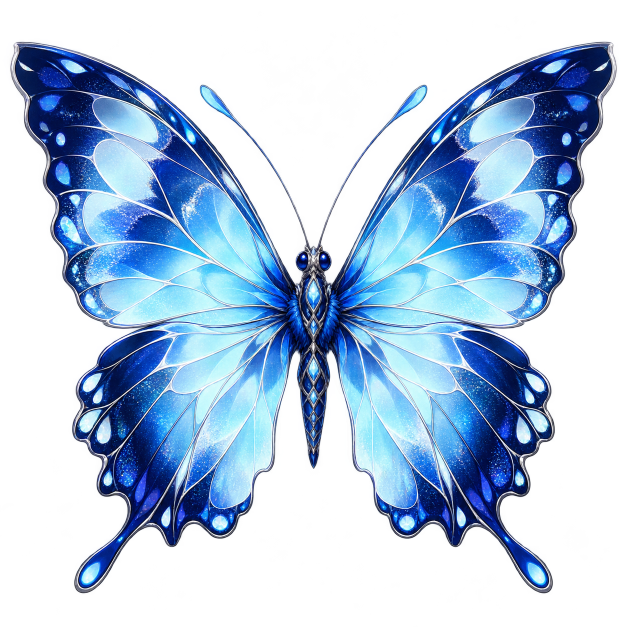
#> input picture art/fx_src/butterfly_open.png, 1254 x 1254 px, given in place of 209.webp, which was not available (shown at 1/2 size)
$ python skill_pile_preview.py ../../art/fx_src ../../art/fx_src/dark_hour_coffin.png
#> lines starting #> are read from the running program, lines starting #| are printed output that depends on the picture; after the words box and inside, x2 and y2 are one past the last pixel; in counts of white or black regions, pixels touching at a corner belong together; pictures that were not available may be replaced by others from this repository, and a replacement may not be noted
"""消耗堆的离线预览，60fps：牌堆本身和抽牌堆 / 牌组 / 弃牌堆一样（标题 + 段标题 + 牌网格），背景、人物和入场动画用原版营地 SKILL 页。
python3 tools/p3r/skill_pile_preview.py <scratch>   （先用 hero_render 渲好 <scratch>/skill/start/color_NNNN.png：CampSkillStart + Skill 页偏移，0.5 帧一张）
原版画面（参考视频 ref3 53.67–54.17s）：左边白底（原版放队伍条 → 这里放牌堆），中右一大块斜切的蓝色水面面板，右下白三角；
结城理倒挂在蓝面板左缘、手里举着召唤器（3D 道具，原版灰色平涂材质），外套实心深蓝（不透水），白衬衫、蓝头发。
原版数据：DT_CampParamSkill —— 白板 10 帧 CurveUp1、标题 10 帧 CurveUp1、列表 10 帧 CurveUp1、队伍条 6 帧 CurveUp3 每条间隔 1 帧（→ 牌依次滑入）、
人物 Silhouette 等 23 帧后 10 帧 CurveUp1 偏移 (10, 170)；InDist -100。DT_CampCameraTable 的 Skill 行（人物 x +6.87cm、偏航 -2°）已在渲染里。
"""
import sys, os, math
import numpy as np
from PIL import Image, ImageDraw, ImageFont, ImageFilter

S = sys.argv[1]
R = 'research/p3r_camp/'
W, H, FPS = 1920, 1080, 60
OUT = S + '/skill_pile'
os.makedirs(OUT + '/frames', exist_ok=True)
CJ = '/usr/share/fonts/truetype/wqy/wqy-zenhei.ttc'
BARLOW = 'mod/pck_stage/p3makoto/fonts/BarlowCondensed-900Italic.ttf'
TICK = 1 / 30
P = dict(siro=(10, 0, 1), title=(10, 0, 1), lst=(10, 0, 1), sil=(10, 23, 1))
SIL_TO = (10, 170)
HERO_DX = -225                                 # 原版位置（原版截图量：头中心 0.56 宽、手和召唤器 0.47 宽）
CAPTURE = np.array([0.0, 42 / 255, 108 / 255])         # 原版 DT_CampParamCommon.HeroCaptureBgColor
SHADOW = (np.array([0.47, 0.51, 0.59]), 0.6, (-22, 16))   # 人物投在白底上的灰影：同 COMMU（Shaders.HeroShadow：颜色、不透明度、偏移）


def up(n, x): x = min(max(x, 0.0), 1.0); return 1 - (1 - x) ** (n + 1)
def prog(key, t): fr, wait, n = P[key]; return up(n, (t / TICK - wait) / fr)
def out_expo(x): return 1 if x >= 1 else 1 - 2 ** (-10 * x)


# ── 背景：战斗画面套营地曲线的水下蓝（同 COMMU / ITEM）──
game = np.asarray(Image.open(S + '/../images/209.webp').convert('RGB').resize((W, H))).astype(float) / 255
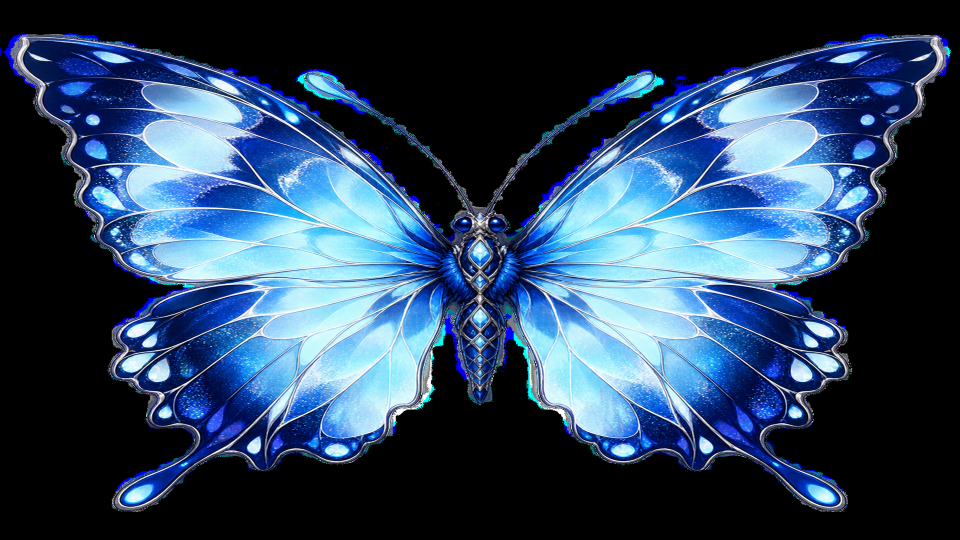
#> game: shape (1080, 1920, 3) float64 (shown at 1/2 size); mean R, G, B 0.177, 0.267, 0.372
l = (game ** 2.2) @ np.array([0.2126, 0.7152, 0.0722]); l = np.clip((l - 0.5) * 1.2 + 0.5, 0, 1)
#> after `l = game ** 2.2 @ np.array([0.2126, 0.7152, 0.0722])`:
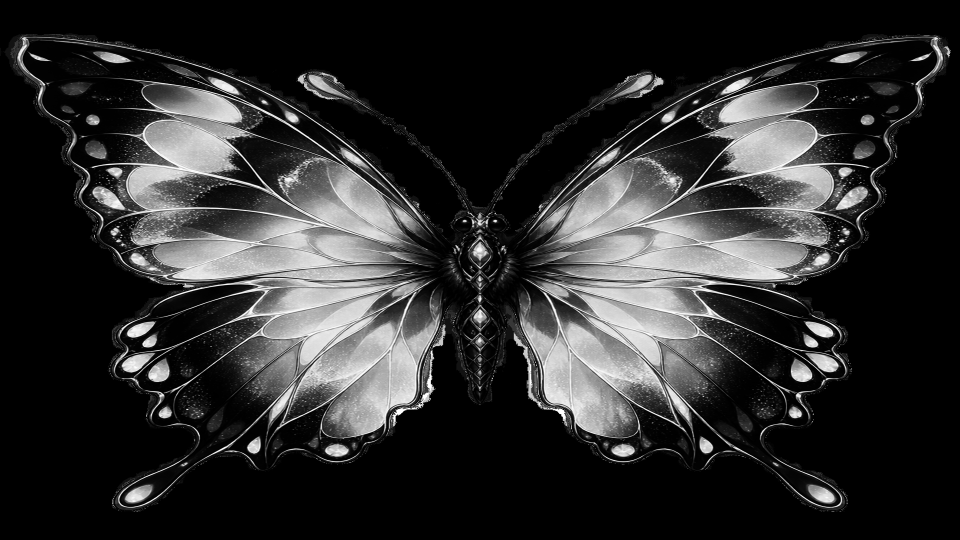
#> l: shape (1080, 1920) float64 (shown at 1/2 size); min 0, max 1, mean 0.18
ci = lambda ks: np.interp(l, [k[0] for k in ks], [k[1] for k in ks])
under = np.stack([ci([(0, 0), (0.1, 0.1), (0.9, 0.6), (1, 0.8)]), ci([(0, .3), (.1, .5), (.7, .7), (1, .85)]), ci([(0, .7), (.1, .8), (.7, .85), (1, .9)])], -1)
yy = np.linspace(0, 1, H)[:, None, None]
under = under * (1 - 0.7 * yy) + np.array([0, 0.063, 0.506]) * 0.7 * yy
under = under * 0.85 + np.array([0.10, 0.22, 0.85]) * 0.15          # 蓝面板偏亮的皇家蓝（参考视频：面板比人物外套亮）


def hero(tp):
    i = min(int(round(tp * 60)), 190)
    a = np.asarray(Image.open(S + '/skill/start2/color_%04d.png' % i).convert('RGBA')).astype(float) / 255   # 光从下方（倒挂）+ 召唤器深灰两层明暗
    rgb, al = a[..., :3], a[..., 3]
    c = np.clip(rgb / np.maximum(al, 1e-3)[..., None], 0, 1)
    s = np.clip(c[..., 1] - np.maximum(c[..., 0], c[..., 2]), 0, 1)
    c = np.clip((c - np.stack([0 * s, s, 0 * s], -1)) / np.maximum(1 - s, 1e-3)[..., None], 0, 1)
    return c, (1 - s) * al, al          # 颜色、人物显示的不透明度（色键 = 透明，透出水；同 COMMU）、人物剪影（含透明部分，挖白底 / 投影用）


def shift(c, a, dx, dy):
    dx, dy = int(round(dx)), int(round(dy))
    c2 = np.zeros_like(c); a2 = np.zeros_like(a)
    ys, yd = (slice(0, H - dy), slice(dy, H)) if dy >= 0 else (slice(-dy, H), slice(0, H + dy))
    xs, xd = (slice(0, W - dx), slice(dx, W)) if dx >= 0 else (slice(-dx, W), slice(0, W + dx))
    c2[yd, xd] = c[ys, xs]; a2[yd, xd] = a[ys, xs]
    return c2, a2


def layer_siro():
    """原版 SKILL 页的白底：左边一整块（斜切右缘）+ 右下白三角；右缘一道青线。"""
    im = Image.new('RGBA', (W, H)); d = ImageDraw.Draw(im)
#> after `im = Image.new('RGBA', (W, H))`: im: PIL image 1920x1080 RGBA; every value is 0
    # 原版：水是一个尖朝下的 V 形 —— 左边界从左上角斜到底部 0.746 宽处，右边界从那里弯着翻到右边 0.38 高处（用户在原版截图上描的线）
    d.polygon([(0, 0), (0.055 * W, 0), (0.746 * W, H), (0, H)], fill=(244, 247, 252, 255))
    # 右边界用一条平滑的二次曲线（用户：折线拼接处冒出小尖角）
    curve = [((1 - u) ** 2 * 0.746 * W + 2 * (1 - u) * u * 0.90 * W + u * u * W, (1 - u) ** 2 * H + 2 * (1 - u) * u * 0.66 * H + u * u * 0.42 * H) for u in np.linspace(0, 1, 40)]
    d.polygon(curve + [(W, H)], fill=(244, 247, 252, 255))
    return im


def layer_head():
    im = Image.new('RGBA', (W, H)); d = ImageDraw.Draw(im)
    tx = 120
    fb = ImageFont.truetype(BARLOW, 92); fc = ImageFont.truetype(BARLOW, 112)
    d.text((tx + 8, 98), 'EXHAUST PILE', font=fb, fill=(31, 92, 255))
    d.text((tx, 90), 'EXHAUST PILE', font=fb, fill=(255, 255, 255), stroke_width=5, stroke_fill=(8, 18, 36))
    w = d.textlength('EXHAUST PILE', font=fb)
#> w = 656.5
    d.text((tx + 26 + w, 74), '9', font=fc, fill=(80, 230, 255), stroke_width=5, stroke_fill=(8, 18, 36))
    d.polygon([(tx - 2, 200), (tx + 502, 200), (tx + 494, 228), (tx - 10, 228)], fill=(10, 30, 90, 235))
    d.polygon([(tx - 2, 200), (tx + 12, 200), (tx + 4, 228), (tx - 10, 228)], fill=(80, 230, 255))
    d.text((tx + 26, 214), '本场战斗中消耗的牌 · 最新在前', font=ImageFont.truetype(CJ, 19), fill=(204, 237, 255), anchor='lm')
    y, x = 310, 200
    d.polygon([(x + 12, y - 22), (x + 330, y - 22), (x + 320, y + 22), (x, y + 22)], fill=(5, 8, 23, 240))
    d.polygon([(x + 12, y - 22), (x + 24, y - 22), (x + 14, y + 22), (x + 2, y + 22)], fill=(80, 230, 255))
    d.text((x + 34, y), 'RECENT', font=ImageFont.truetype(BARLOW, 36), fill=(255, 255, 255), anchor='lm')
    d.text((x + 310, y), '×9', font=ImageFont.truetype(BARLOW, 38), fill=(80, 230, 255), anchor='rm')
    d.line((x + 338, y, 840, y), fill=(60, 120, 200, 200), width=2)
    return im


def cards():
    """牌：取实机截图里的牌（牌组 291 的技能行 5 张 + 抽牌堆 293 第二行 4 张），逐张切出来，入场时一张张滑进（原版队伍条：每条间隔 1 帧）。"""
    out = []
#> out = []
    r1 = Image.open(S + '/../images/291.webp').convert('RGBA')
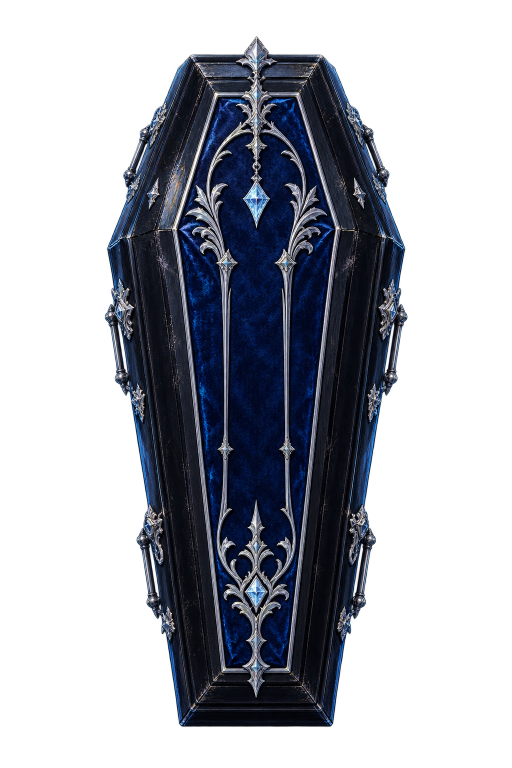
#> input picture art/fx_src/dark_hour_coffin.png, 1024 x 1536 px, given in place of 291.webp, which was not available (shown at 1/2 size)
#> r1 is the input picture: PIL image 1024x1536 RGBA; mean R, G, B, A 20.9, 26.3, 37.9, 99.8
    for x0 in (903, 1086, 1268, 1451, 1633):
        out.append(r1.crop((x0, 622, x0 + 176, 868)))
#> after the loop, out = 5 items
    r2 = Image.open(S + '/../images/293.webp').convert('RGBA')
    for x0 in (208, 388, 568, 748):
        out.append(r2.crop((x0, 596, x0 + 178, 838)))
#> after the loop, out = 9 items
    res = []
    for c in out:
        m = Image.new('L', c.size, 0); ImageDraw.Draw(m).rounded_rectangle((3, 3, c.width - 4, c.height - 4), radius=10, fill=255)
        c.putalpha(m); res.append(c.resize((166, 236), Image.LANCZOS))
#> this loop made 9 passes
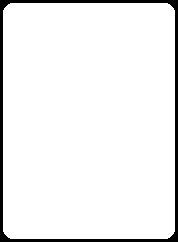
#> m: PIL image 178x242 L; 94% white; 1 black region, box (x1, y1, x2, y2) and area: (0, 0, 178, 242) 2576
#> after the loop, res = 9 items
    return res


def water_light():
    """原版 Nami（水光）：WaterLight_a / b 各 30 帧单帧网格，SKILL 页参数 —— A 偏移 (200,-200) 缩放 (0.8,0.7) 色 (165,255,255,80)，
    B 偏移 (0,-50) 缩放 (1,1) 色 (46,243,255,51)，都是加亮叠加；每帧停 NamiOneFrame = 5 个 30fps 帧；轻微高斯模糊（VeryWeak）。
    网格坐标以屏幕中心为原点、y 向下（原版 UE UI 坐标）。"""
    import json
    layers = []
    for ab, ofs, sc, col in (('a', (200, -200), (0.8, 0.7), (165, 255, 255, 80)), ('b', (0, -50), (1.0, 1.0), (46, 243, 255, 51))):
        frames = []
        for i in range(30):
            d = json.load(open(R + 'pages/uim/Xrd777/UI/Camp/Skill/Uim/UIM_UI_Camp_Skill_WaterLight_%s_%02d.json' % (ab, i)))
            d = d[0] if isinstance(d, list) else d
            u = d['Properties']['UimData']; v = u['p2DGeomVertex']; ix = u['Indices']
            im = Image.new('L', (W, H), 0); dr = ImageDraw.Draw(im)
            P = [(W / 2 + p['x'] * sc[0] + ofs[0], H / 2 + p['y'] * sc[1] + ofs[1]) for p in v]
            for t in range(0, len(ix) - 2, 3):
                dr.polygon([P[ix[t]], P[ix[t + 1]], P[ix[t + 2]]], fill=255)
            frames.append(np.asarray(im.filter(ImageFilter.GaussianBlur(2.5))).astype(np.float32) / 255 * (col[3] / 255))
        layers.append((frames, np.array(col[:3]) / 255))
    return layers


SIRO, HEAD, CARDS = layer_siro(), layer_head(), cards()
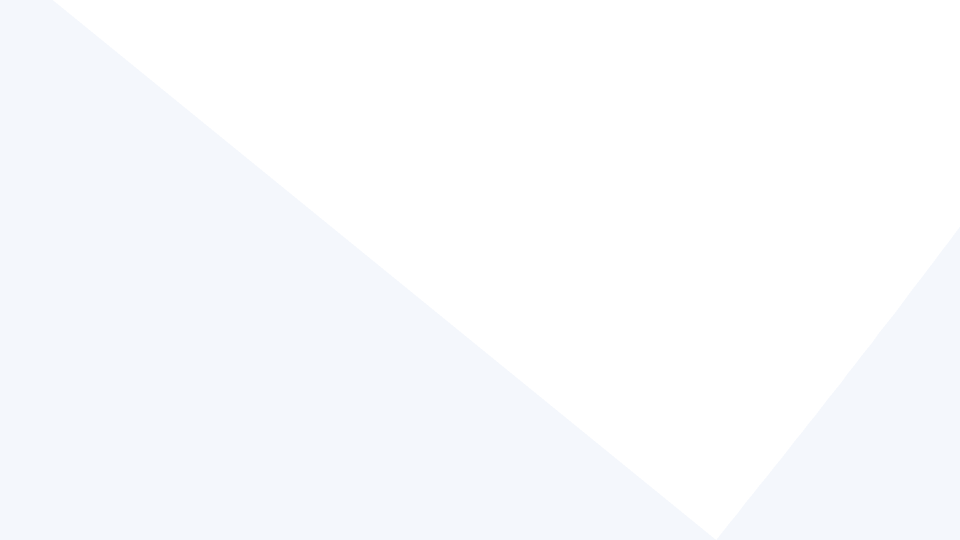
#> SIRO: PIL image 1920x1080 RGBA (shown at 1/2 size); mean R, G, B, A 115.5, 116.9, 119.3, 120.7; transparent parts drawn white
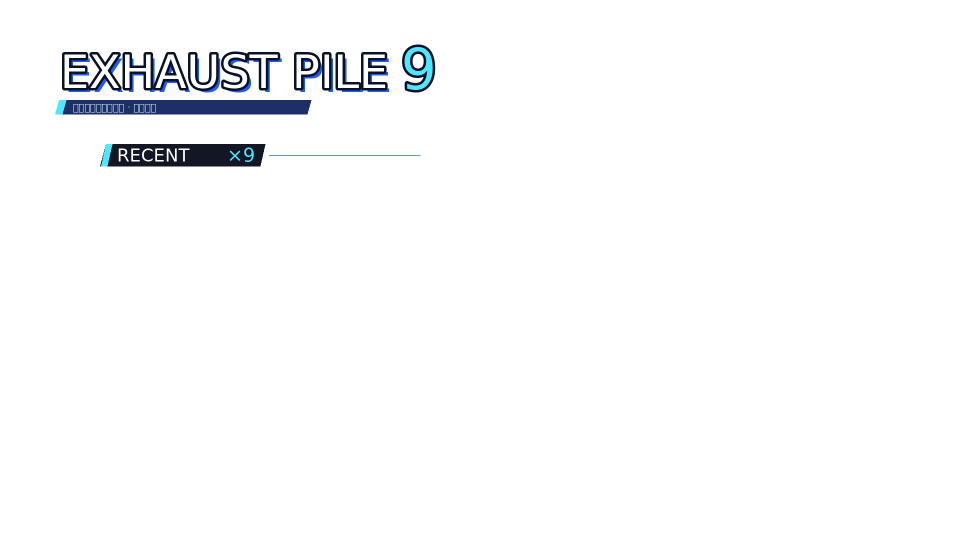
#> HEAD: PIL image 1920x1080 RGBA (shown at 1/2 size); mean R, G, B, A 2.2, 2.9, 4, 8.1; transparent parts drawn white
#> after the loop in water_light, `for ab, ofs, sc, col in (('a', (200, -200), (0.8, 0.7), (165, 255, 255..`: layers = []
LEFT_SIDE = (np.arange(W)[None, :, None] < 0.8 * W - (np.arange(H)[:, None, None] - H) * 0).astype(float) * (np.arange(W)[None, :, None] < W * 0.75)   # 右下白三角所在的右侧不挖
#> (the run stopped early here; a loop or call above may not have finished)
